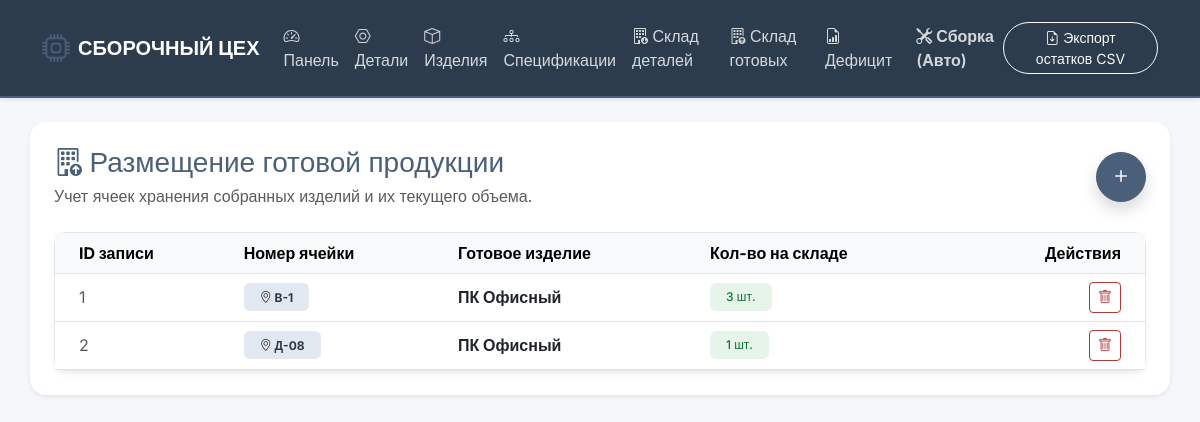
Page /product_cells on the earlier database version.
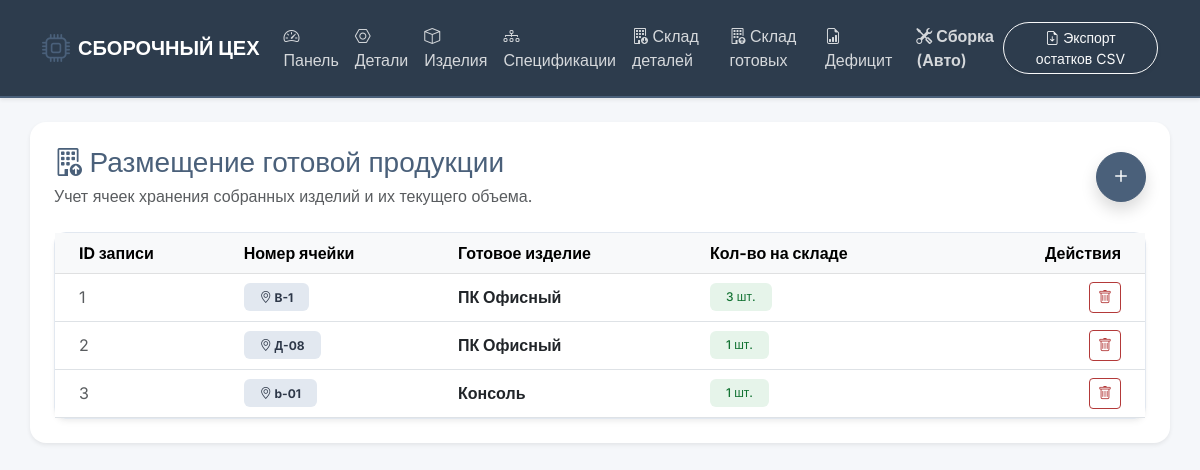
Same page on the later database version.
### tables this page shows
CREATE TABLE product_warehouse_cell (
        id_product_cell INTEGER PRIMARY KEY AUTOINCREMENT,
        cell_number TEXT NOT NULL,
        product_type_id INTEGER,
        quantity_stored INTEGER DEFAULT 0,
        FOREIGN KEY (product_type_id) REFERENCES product_type (id_product_type) ON DELETE CASCADE
    );

CREATE TABLE product_type (
        id_product_type INTEGER PRIMARY KEY AUTOINCREMENT,
        name TEXT NOT NULL,
        description TEXT
    );

### app.py (the view, shortened to what this page needs)
@app.route('/product_cells', methods=['GET', 'POST'])
def product_cells():
    conn = get_db_connection()
    data = conn.execute('''
        SELECT c.*, p.name as product_name
        FROM product_warehouse_cell c
        JOIN product_type p ON c.product_type_id = p.id_product_type
    ''').fetchall()
    products_list = conn.execute('SELECT * FROM product_type').fetchall()
    conn.close()
    return render_template('product_cells.html', data=data, products=products_list)

### app.py (called while the page is built)
def get_db_connection():
    conn = sqlite3.connect('database.db')
    conn.row_factory = sqlite3.Row
    return conn

### templates/product_cells.html (shortened to what this page needs)
{% extends 'base.html' %}
{% block content %}
<div class="d-flex justify-content-between align-items-center mb-4">
    <div>
        <h3 class="mb-1 text-primary"><i class="bi bi-building-up"></i> Размещение готовой продукции</h3>
        <p class="text-muted mb-0">Учет ячеек хранения собранных изделий и их текущего объема.</p>
    </div>
    <button class="btn btn-primary rounded-circle shadow" data-bs-toggle="modal" data-bs-target="#addProductCellModal" style="width: 50px; height: 50px; font-size: 24px; line-height: 1;">
        <i class="bi bi-plus"></i>
    </button>
</div>
<div class="card border-0 shadow-sm">
    <div class="card-body p-0">
        <div class="table-responsive">
            <table class="table table-hover align-middle mb-0">
                <thead class="table-light text-secondary">
                    <tr>
                        <th class="ps-4">ID записи</th>
                        <th>Номер ячейки</th>
                        <th>Готовое изделие</th>
                        <th>Кол-во на складе</th>
                        <th class="text-end pe-4">Действия</th>
                    </tr>
                </thead>
                <tbody>
                    {% for row in data %}
                    <tr>
                        <td class="ps-4 text-muted">{{ row.id_product_cell }}</td>
                        <td><span class="badge bg-dark py-2 px-3 fw-bold"><i class="bi bi-geo-alt"></i> {{ row.cell_number }}</span></td>
                        <td><strong>{{ row.product_name }}</strong></td>
                        <td>
                            {% if row.quantity_stored > 0 %}
                            <span class="badge bg-success py-2 px-3">{{ row.quantity_stored }} шт.</span>
                            {% else %}
                            <span class="badge bg-danger py-2 px-3">Пусто</span>
                            {% endif %}
                        </td>
                        <td class="text-end pe-4">
                            <a href="/delete_product_cell/{{ row.id_product_cell }}" class="btn btn-sm btn-outline-danger" onclick="return confirm('Удалить эту ячейку хранения?');">
                                <i class="bi bi-trash"></i>
                            </a>
                        </td>
                    </tr>
                    {% else %}
                    <tr>
                        <td colspan="5" class="text-center py-4 text-muted">На складе изделий пока ничего не размещено. Нажмите "+", чтобы добавить.</td>
                    </tr>
                    {% endfor %}
                </tbody>
            </table>
        </div>
    </div>
</div>
{% endblock %}

Differences in the rows shown:
added product_warehouse_cell: id_product_cell "3", cell_number "b-01", product_name "Консоль", quantity_stored "1"
